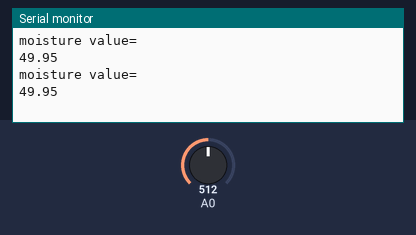
The sketch below on a simulated Arduino Uno, built with avr-gcc and run on an emulated ATmega328P. Parts: the last lines printed to the serial monitor. The inputs (shaded band) are chosen by the test bench; at power-on: A0 = 512.

Above: at 1.8 s.
1.9 s: A0 set to 716
At 2.8 s:
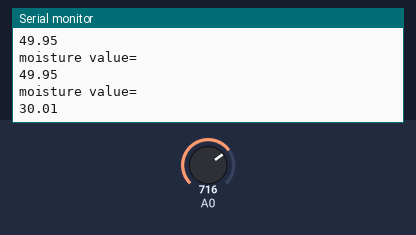
3.4 s: A0 set to 900
At 4.8 s:
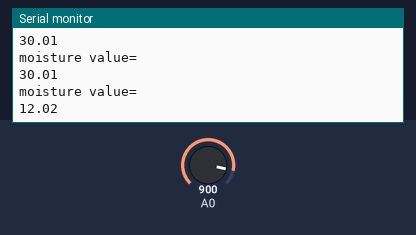
Timing chart, 0 to 6.4 s (numbered marks = the images above; inputs shaded):
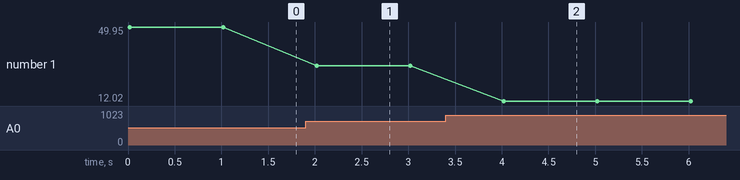

The sketch:

moisture.ino
```cpp
  float b,a;
 // int a,b;
void setup() {
  // put your setup code here, to run once:
pinMode(A0,INPUT);
Serial.begin(9600);
}

void loop() {
  // put your main code here, to run repeatedly:

b=analogRead(A0);
a=(100-((b/1023)*100));
Serial.println("moisture value=");
Serial.println(a);
delay(1000);
}
```

Measured:
- after the input at 1.9 s, the serial monitor: prints a new line after 0.12 s (image 1)
- after the input at 3.4 s, the serial monitor: prints a new line after 0.62 s (image 2)
- plotted number 1: 49.95 → 30.01 after the input at 1.9 s, 30.01 → 12.02 after the input at 3.4 s
